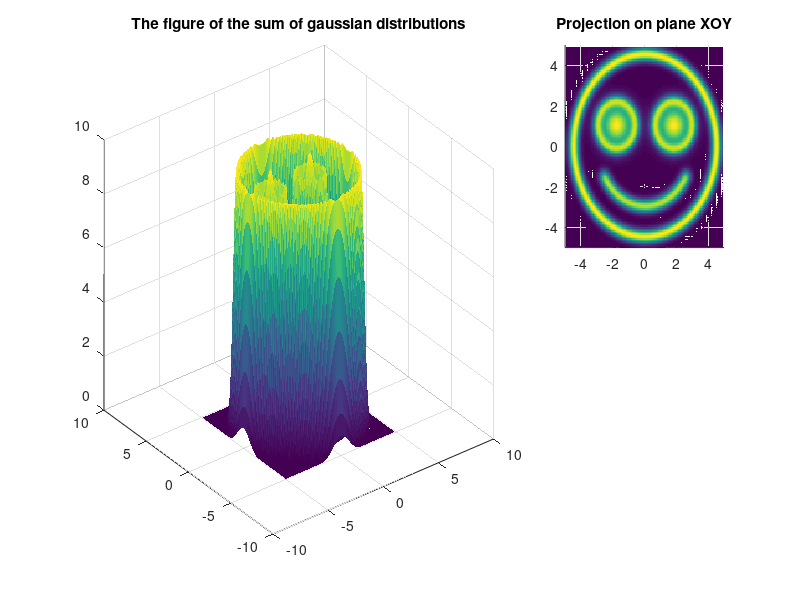

The MATLAB script that drew this image:
clc
clear
close all

N=128;         %the number of sampled point for a single gaussian distribution
t1=-5;t2=5;
T=(t2-t1);            % Sampling interval
F0=1/T;               % Minimum frequency interval
Fs=(N-1)*F0;          % Sampling frequency
[X,Y]=meshgrid((-N/2:N/2-1)*T/N,(-N/2:N/2-1)*T/N);
%d=(t2-t1)/(n-1);
%[X,Y]=meshgrid(t1:d:t2,t1:d:t2);%range of x and y
f=zeros(N,N);%matrix to store the sum of each part of gaussian distribution

%the outline of the face
sigma1=[0.05 0;0 0.05];%covariance of the outline and the mouse of face
n1=100;%number of total gaussian distribution for the outline
dtheta1=2*pi/n1;
theta1=0:dtheta1:2*pi-dtheta1;
r1=4.5;
mu1=zeros(100,2);
mu1(:,1)=cos(theta1)*r1;
mu1(:,2)=sin(theta1)*r1;
for j=1:n1
    ft=1.5*mvnpdf([X(:) Y(:)],mu1(j,:),sigma1); 
    f=f+reshape(ft,size(X));
end

%the mouth
n2=21; 
mouth1=7*pi/6; mouth2=11*pi/6;
dtheta2=(mouth2-mouth1)/(n2-1);
theta=mouth1:dtheta2:mouth2;
r2=3;
mu2=zeros(n2,2);
mu2(:,1)=cos(theta)*r2;
mu2(:,2)=sin(theta)*r2;
for j=1:n2
    ft=1.5*mvnpdf([X(:) Y(:)],mu2(j,:),sigma1); 
    f=f+reshape(ft,size(X));
end

%the eyes
sigma2=sigma1*10; %covariance of the eyes
eyeleft=[-1.8,1];
eyeright=[1.8,1];
ft=30*mvnpdf([X(:) Y(:)],eyeleft,sigma2); %times 30 here to make it seems darker for sigma2 here is larger than sigma1
f=f+reshape(ft,size(X));
ft=30*mvnpdf([X(:) Y(:)],eyeright,sigma2); 
f=f+reshape(ft,size(X));

%eye outline
sigma3=sigma1*0.8;
n3=20;
mu3=zeros(n3,2);
mu4=mu3;
dtheta3=2*pi/n3;
theta3=0:dtheta3:2*pi-dtheta3;
r3=1.2;
mu3(:,1)=eyeleft(1)+cos(theta3)*r3;
mu3(:,2)=eyeleft(2)+sin(theta3)*r3;
mu4(:,1)=eyeright(1)+cos(theta3)*r3;
mu4(:,2)=eyeright(2)+sin(theta3)*r3;
for j=1:n3
    ft1=1.2*mvnpdf([X(:) Y(:)],mu3(j,:),sigma3); 
    ft2=1.2*mvnpdf([X(:) Y(:)],mu4(j,:),sigma3);
    f=f+reshape(ft1,size(X))+reshape(ft2,size(X));
end


%plot
figure (1);
set(gcf,'Position',get(gcf,'Position').*[1 1 1.3 1]);
subplot(2,3,[1 2 4 5]);
h=surf(X,Y,f);
axis ([-10 10 -10 10 0 10]);
title('The figure of the sum of gaussian distributions');
set(h,'edgecolor','none');

subplot(2,3,3);
h2=surf(X,Y,f);view(2);
axis ([-5 5 -5 5]);
title('Projection on plane XOY');
set(h2,'edgecolor','none');
